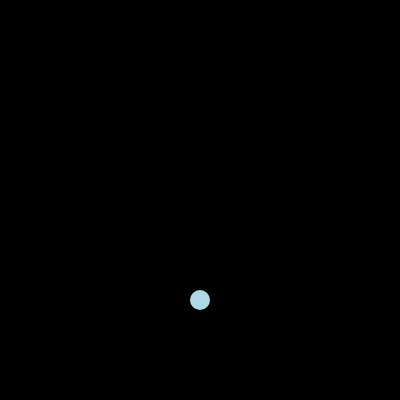
Frame 1 (no input)
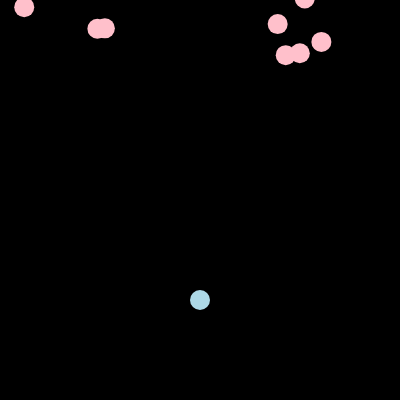
Frame 60 (no input)
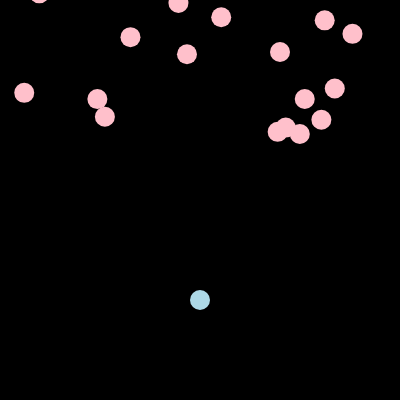
Frame 120 (the mouse pressed at the canvas centre since frame 60)

The p5.js sketch that drew these frames (run headless with seeded random() and noise() and a simulated clock; from frame 60 on, the mouse is pressed at the canvas centre):

// p5.js sketch
// ── sketch.js
const PLAYER_DIAMETER = 20;
const ENEMY_DIAMETER = 20;

let player;
let enemies = [];
let frame = 0;

function setup() {
  createCanvas(400, 400);
  noStroke()
  player = {
    x: 400 / 2,
    y: 300,
    playerSpeed: 2,
  };
  enemies = [];
}

function draw() {
  frame += 1;
  if (frame % 7 == 0)
    enemies.push({
      x: random(400),
      y: 0 - ENEMY_DIAMETER / 2,
      dy: random(1, 2),
    });

  // UPDATE
  if (keyIsDown(LEFT_ARROW)) player.x -= player.playerSpeed;
  if (keyIsDown(RIGHT_ARROW)) player.x += player.playerSpeed;
  if (keyIsDown(UP_ARROW)) player.y -= player.playerSpeed;
  if (keyIsDown(DOWN_ARROW)) player.y += player.playerSpeed;
  player.x = min(max(player.x, PLAYER_DIAMETER/2), 400-PLAYER_DIAMETER/2)
  player.y = min(max(player.y, PLAYER_DIAMETER/2), 400-PLAYER_DIAMETER/2)

  enemies = enemies.filter((enemy) => enemy.y < 400 + ENEMY_DIAMETER / 2);
  enemies.forEach((enemy) => {
    enemy.y += enemy.dy;
    let distance = sqrt((player.x - enemy.x) ** 2 + (player.y - enemy.y) ** 2);
    if (distance < PLAYER_DIAMETER / 2 + ENEMY_DIAMETER / 2) setup();
  });

  // DRAW
  background("black");
  fill("lightblue");
  circle(player.x, player.y, PLAYER_DIAMETER);
  fill("pink");
  enemies.forEach((enemy) => circle(enemy.x, enemy.y, ENEMY_DIAMETER));
}

// ── style.css
html, body {
  margin: 0;
  padding: 0;
  display: flex;
  height: 100%;
  width: 100%;
  align-items: center;
  justify-content: center;
}

canvas {
  display: block;
}
